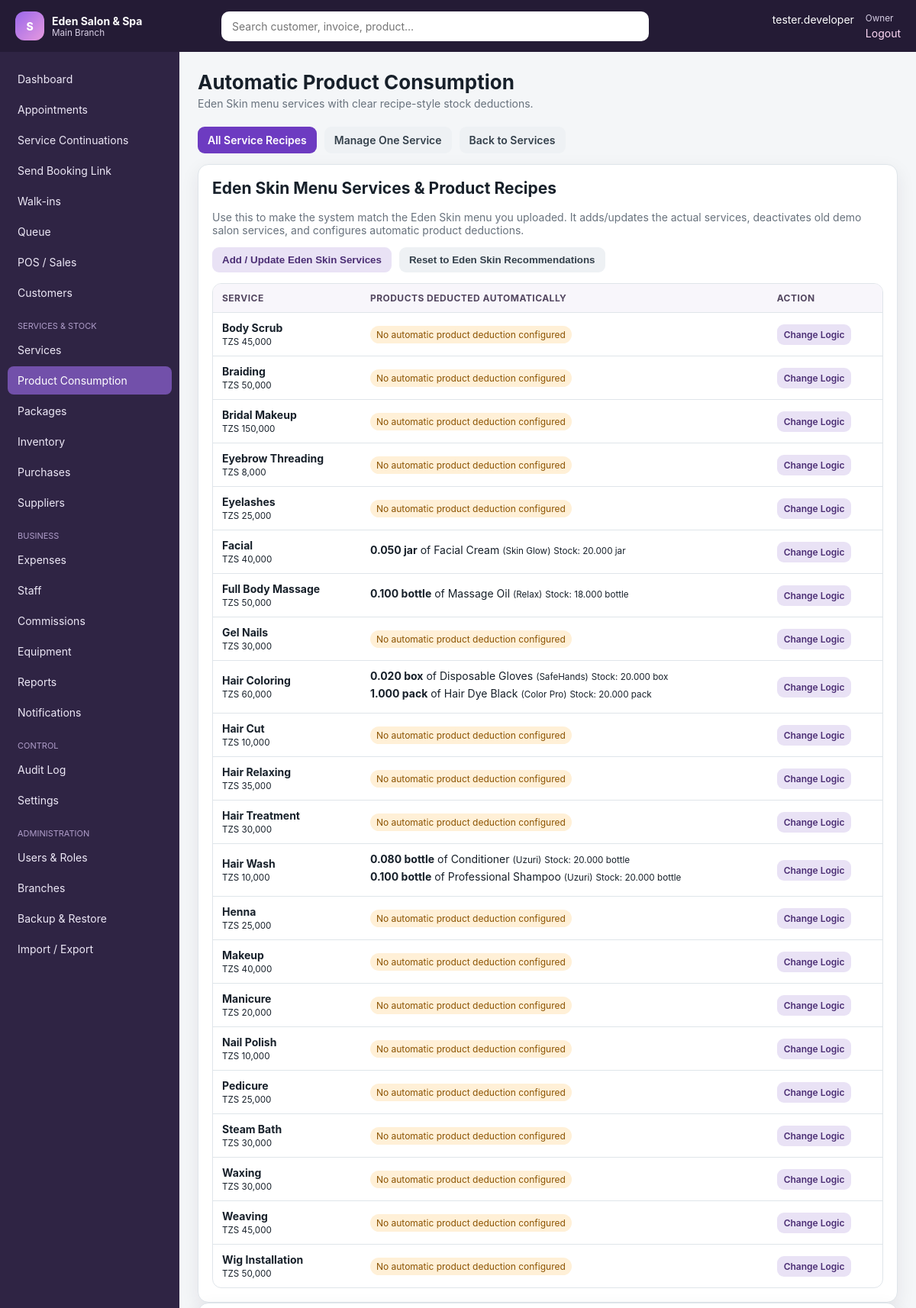
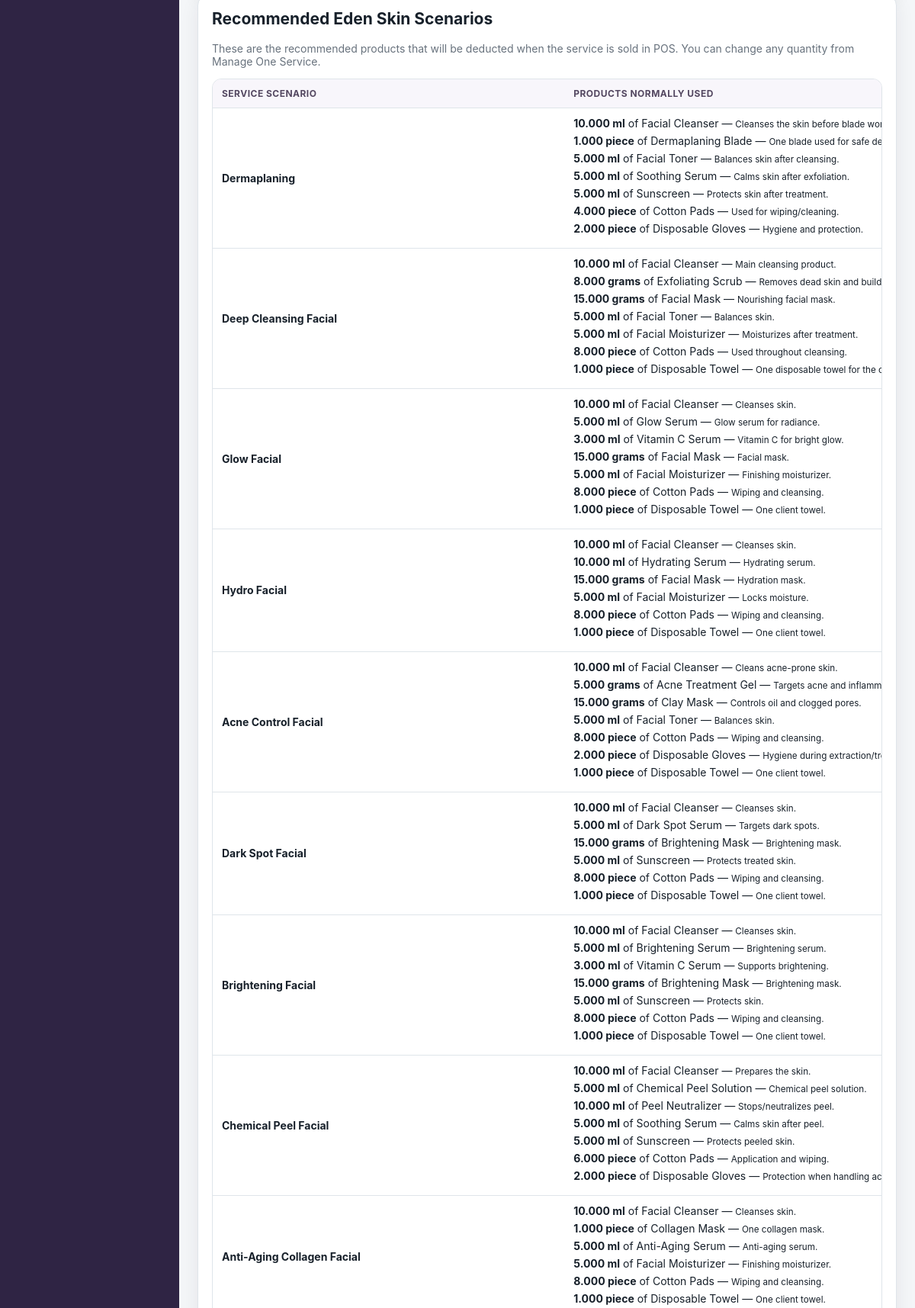
/modules/service_consumption.php (signed in, upper part), run on the app's committed database (2 pictures, top to bottom).
### tables this page shows
CREATE TABLE `settings` (
  `id` int(11) NOT NULL AUTO_INCREMENT,
  `branch_id` int(11) DEFAULT NULL,
  `setting_key` varchar(100) NOT NULL,
  `setting_value` text DEFAULT NULL,
  `setting_group` varchar(80) DEFAULT 'general',
  `updated_by` int(11) DEFAULT NULL,
  `updated_at` datetime DEFAULT current_timestamp() ON UPDATE current_timestamp(),
  PRIMARY KEY (`id`),
  UNIQUE KEY `uniq_setting` (`branch_id`,`setting_key`),
  KEY `updated_by` (`updated_by`),
  CONSTRAINT `settings_ibfk_1` FOREIGN KEY (`branch_id`) REFERENCES `branches` (`id`) ON DELETE CASCADE,
  CONSTRAINT `settings_ibfk_2` FOREIGN KEY (`updated_by`) REFERENCES `users` (`id`) ON DELETE SET NULL
);

CREATE TABLE `users` (
  `id` int(11) NOT NULL AUTO_INCREMENT,
  `branch_id` int(11) NOT NULL,
  `staff_id` int(11) DEFAULT NULL,
  `role_id` int(11) NOT NULL,
  `username` varchar(80) NOT NULL,
  `password_hash` varchar(255) NOT NULL,
  `status` enum('active','inactive','locked') DEFAULT 'active',
  `last_login_at` datetime DEFAULT NULL,
  `created_at` datetime DEFAULT current_timestamp(),
  PRIMARY KEY (`id`),
  UNIQUE KEY `username` (`username`),
  KEY `branch_id` (`branch_id`),
  KEY `staff_id` (`staff_id`),
  KEY `role_id` (`role_id`),
  CONSTRAINT `users_ibfk_1` FOREIGN KEY (`branch_id`) REFERENCES `branches` (`id`),
  CONSTRAINT `users_ibfk_2` FOREIGN KEY (`staff_id`) REFERENCES `staff` (`id`) ON DELETE SET NULL,
  CONSTRAINT `users_ibfk_3` FOREIGN KEY (`role_id`) REFERENCES `roles` (`id`)
);

CREATE TABLE `branches` (
  `id` int(11) NOT NULL AUTO_INCREMENT,
  `business_id` int(11) NOT NULL,
  `name` varchar(120) NOT NULL,
  `code` varchar(20) NOT NULL,
  `phone` varchar(30) DEFAULT NULL,
  `email` varchar(120) DEFAULT NULL,
  `address` varchar(255) DEFAULT NULL,
  `opening_time` time DEFAULT '08:00:00',
  `closing_time` time DEFAULT '20:00:00',
  `status` enum('active','inactive') DEFAULT 'active',
  `created_at` datetime DEFAULT current_timestamp(),
  PRIMARY KEY (`id`),
  UNIQUE KEY `code` (`code`),
  KEY `business_id` (`business_id`),
  CONSTRAINT `branches_ibfk_1` FOREIGN KEY (`business_id`) REFERENCES `businesses` (`id`)
);

CREATE TABLE `staff` (
  `id` int(11) NOT NULL AUTO_INCREMENT,
  `branch_id` int(11) NOT NULL,
  `employee_no` varchar(30) DEFAULT NULL,
  `photo` varchar(255) DEFAULT NULL,
  `full_name` varchar(150) NOT NULL,
  `phone` varchar(30) DEFAULT NULL,
  `email` varchar(120) DEFAULT NULL,
  `gender` enum('Male','Female','Other') DEFAULT 'Female',
  `date_of_birth` date DEFAULT NULL,
  `address` varchar(255) DEFAULT NULL,
  `role_title` varchar(100) DEFAULT NULL,
  `salary` decimal(14,2) DEFAULT 0.00,
  `default_commission_type` enum('percentage','fixed') DEFAULT 'percentage',
  `default_commission_value` decimal(10,2) DEFAULT 0.00,
  `employment_date` date DEFAULT NULL,
  `emergency_contact` varchar(120) DEFAULT NULL,
  `status` enum('active','inactive','terminated') DEFAULT 'active',
  `created_at` datetime DEFAULT current_timestamp(),
  `updated_at` datetime DEFAULT NULL,
  PRIMARY KEY (`id`),
  UNIQUE KEY `employee_no` (`employee_no`),
  KEY `branch_id` (`branch_id`),
  CONSTRAINT `staff_ibfk_1` FOREIGN KEY (`branch_id`) REFERENCES `branches` (`id`)
);

CREATE TABLE `roles` (
  `id` int(11) NOT NULL AUTO_INCREMENT,
  `name` varchar(80) NOT NULL,
  `description` varchar(255) DEFAULT NULL,
  `is_system` tinyint(1) DEFAULT 0,
  `created_at` datetime DEFAULT current_timestamp(),
  PRIMARY KEY (`id`),
  UNIQUE KEY `name` (`name`)
);

CREATE TABLE `services` (
  `id` int(11) NOT NULL AUTO_INCREMENT,
  `branch_id` int(11) NOT NULL,
  `category_id` int(11) DEFAULT NULL,
  `name` varchar(150) NOT NULL,
  `description` text DEFAULT NULL,
  `duration_minutes` int(11) DEFAULT 30,
  `price` decimal(14,2) NOT NULL DEFAULT 0.00,
  `commission_type` enum('none','percentage','fixed') DEFAULT 'percentage',
  `commission_value` decimal(10,2) DEFAULT 0.00,
  `status` enum('active','inactive') DEFAULT 'active',
  `continuation_required` tinyint(1) NOT NULL DEFAULT 0,
  `continuation_after_days` int(11) NOT NULL DEFAULT 0,
  `continuation_service_id` int(11) DEFAULT NULL,
  `continuation_message` text DEFAULT NULL,
  `created_at` datetime DEFAULT current_timestamp(),
  `updated_at` datetime DEFAULT NULL,
  PRIMARY KEY (`id`),
  KEY `branch_id` (`branch_id`),
  KEY `category_id` (`category_id`),
  CONSTRAINT `services_ibfk_1` FOREIGN KEY (`branch_id`) REFERENCES `branches` (`id`),
  CONSTRAINT `services_ibfk_2` FOREIGN KEY (`category_id`) REFERENCES `service_categories` (`id`) ON DELETE SET NULL
);

CREATE TABLE `service_products` (
  `service_id` int(11) NOT NULL,
  `product_id` int(11) NOT NULL,
  `quantity_used` decimal(12,3) NOT NULL DEFAULT 1.000,
  PRIMARY KEY (`service_id`,`product_id`),
  KEY `product_id` (`product_id`),
  CONSTRAINT `service_products_ibfk_1` FOREIGN KEY (`service_id`) REFERENCES `services` (`id`) ON DELETE CASCADE,
  CONSTRAINT `service_products_ibfk_2` FOREIGN KEY (`product_id`) REFERENCES `products` (`id`) ON DELETE CASCADE
);

CREATE TABLE `products` (
  `id` int(11) NOT NULL AUTO_INCREMENT,
  `branch_id` int(11) NOT NULL,
  `category_id` int(11) DEFAULT NULL,
  `supplier_id` int(11) DEFAULT NULL,
  `barcode` varchar(80) DEFAULT NULL,
  `name` varchar(150) NOT NULL,
  `brand` varchar(100) DEFAULT NULL,
  `unit` varchar(30) DEFAULT 'piece',
  `buying_price` decimal(14,2) DEFAULT 0.00,
  `selling_price` decimal(14,2) DEFAULT 0.00,
  `minimum_stock` decimal(12,2) DEFAULT 0.00,
  `expiry_date` date DEFAULT NULL,
  `track_stock` tinyint(1) DEFAULT 1,
  `status` enum('active','inactive') DEFAULT 'active',
  `created_at` datetime DEFAULT current_timestamp(),
  PRIMARY KEY (`id`),
  UNIQUE KEY `uniq_branch_barcode` (`branch_id`,`barcode`),
  KEY `category_id` (`category_id`),
  KEY `supplier_id` (`supplier_id`),
  CONSTRAINT `products_ibfk_1` FOREIGN KEY (`branch_id`) REFERENCES `branches` (`id`),
  CONSTRAINT `products_ibfk_2` FOREIGN KEY (`category_id`) REFERENCES `product_categories` (`id`) ON DELETE SET NULL,
  CONSTRAINT `products_ibfk_3` FOREIGN KEY (`supplier_id`) REFERENCES `suppliers` (`id`) ON DELETE SET NULL
);

### modules/service_consumption.php (the view, shortened to what the rows shown need)
<?php
require_permission('services.manage');
$bid = current_branch_id();
$tab = $_GET['tab'] ?? 'overview';
$services = service_options();
$serviceId = (int) ($_GET['service_id'] ?? 0);
if (!$serviceId && $services) $serviceId = (int) array_key_first($services);
$rows = $serviceId ? all('SELECT sp.*, p.name product, p.unit, p.brand, COALESCE(sl.quantity,0) stock_qty FROM service_products sp JOIN products p ON p.id = sp.product_id LEFT JOIN stock_levels sl ON sl.product_id = p.id AND sl.branch_id = p.branch_id WHERE sp.service_id = ? ORDER BY p.name', [$serviceId]) : [];
$productOptions = product_options();
$recipes = all('SELECT s.id service_id, s.name service_name, s.price service_price, p.name product_name, p.brand, p.unit, sp.quantity_used, COALESCE(sl.quantity,0) stock_qty FROM services s LEFT JOIN service_products sp ON sp.service_id = s.id LEFT JOIN products p ON p.id = sp.product_id LEFT JOIN stock_levels sl ON sl.product_id = p.id AND sl.branch_id = s.branch_id WHERE s.branch_id = ? AND s.status = "active" ORDER BY s.name, p.name', [$bid]);
$recipeMap = [];
foreach ($recipes as $r) {
    $recipeMap[$r['service_id']]['service_name'] = $r['service_name'];
    $recipeMap[$r['service_id']]['service_price'] = $r['service_price'];
    if (!empty($r['product_name'])) $recipeMap[$r['service_id']]['products'][] = $r;
}
$title = 'Automatic Product Consumption';
include dirname(__DIR__) . '/includes/header.php';
?>
<?php if ($tab === 'manage'): ?>
<section class="card">
    <h2>Manage Product Consumption for One Service</h2>
    <p class="muted">This page controls what stock is deducted automatically when a service is sold in POS. Example: 10 ml Facial Cleanser means every sale of that service deducts 10 ml.</p>
    <form method="get" class="toolbar">
        <input type="hidden" name="tab" value="manage"><label>Service</label>
        <select name="service_id" data-autosubmit>
            <?php foreach ($services as $id => $label): ?><option value="<?= e($id) ?>" <?= selected($serviceId, $id) ?>><?= e($label) ?></option><?php endforeach; ?>
        </select>
    </form>
    <form method="post"><?= csrf_field() ?><input type="hidden" name="_action" value="save"><input type="hidden" name="service_id" value="<?= e($serviceId) ?>">
        <div class="table-wrap"><table><thead><tr><th>Product Used by this Service</th><th>Quantity deducted for 1 service</th><th>Current Unit / Stock</th><th></th></tr></thead><tbody id="lines">
            <?php $init = $rows ?: [['product_id'=>'','quantity_used'=>'','unit'=>'','stock_qty'=>'']]; ?>
            <?php foreach ($init as $r): ?><tr><td><select name="product_id[]"><option value="">Select product</option><?php foreach ($productOptions as $pid => $label): ?><option value="<?= e($pid) ?>" <?= selected($r['product_id'] ?? '', $pid) ?>><?= e($label) ?></option><?php endforeach; ?></select></td><td><input type="number" step="0.001" min="0" name="quantity_used[]" value="<?= e($r['quantity_used'] ?? '') ?>" placeholder="Example 10 ml or 1 piece"></td><td><?= e(($r['unit'] ?? '') ? (($r['stock_qty'] ?? 0) . ' ' . $r['unit']) : 'Choose product') ?></td><td><button type="button" class="btn small danger" onclick="this.closest('tr').remove()">Remove</button></td></tr><?php endforeach; ?>
        </tbody></table></div>
        <button type="button" class="btn secondary" onclick="addLine()">+ Add Product</button> <button class="btn">Save Consumption Logic</button>
    </form>
</section>
<section class="card"><h2>How to read the numbers</h2><div class="grid cols-3"><div><strong>1 piece</strong><br><span class="muted">One full item is deducted, like one towel, blade, mask, or cartridge.</span></div><div><strong>10 ml / 15 grams</strong><br><span class="muted">A measured amount of liquid or cream is deducted. This is clearer than 0.100 bottle.</span></div><div><strong>3-session program</strong><br><span class="muted">Program services deduct the total expected products for all sessions included.</span></div></div></section>
<script>
function addLine(){
    const html = `<tr><td><select name="product_id[]"><option value="">Select product</option><?php foreach ($productOptions as $pid => $label): ?><option value="<?= e($pid) ?>"><?= e($label) ?></option><?php endforeach; ?></select></td><td><input type="number" step="0.001" min="0" name="quantity_used[]" placeholder="Example 10 or 1"></td><td>Choose product</td><td><button type="button" class="btn small danger" onclick="this.closest('tr').remove()">Remove</button></td></tr>`;
    document.querySelector('#lines').insertAdjacentHTML('beforeend', html);
}
</script>
<?php else: ?>
<section class="card">
    <h2>Eden Skin Menu Services & Product Recipes</h2>
    <div class="table-wrap"><table><thead><tr><th>Service</th><th>Products deducted automatically</th><th>Action</th></tr></thead><tbody>
        <?php foreach ($recipeMap as $sid => $data): ?><tr><td><strong><?= e($data['service_name']) ?></strong><br><small><?= money($data['service_price']) ?></small></td><td><?php if (!empty($data['products'])): ?><?php foreach ($data['products'] as $p): ?><div style="margin-bottom:6px"><strong><?= e(number_format((float)$p['quantity_used'], 3)) ?> <?= e($p['unit']) ?></strong> of <?= e($p['product_name']) ?> <?= $p['brand'] ? '<small>(' . e($p['brand']) . ')</small>' : '' ?> <small>Stock: <?= e(number_format((float)$p['stock_qty'], 3)) ?> <?= e($p['unit']) ?></small></div><?php endforeach; ?><?php else: ?><span class="badge orange">No automatic product deduction configured</span><?php endif; ?></td><td><a class="btn small secondary" href="?tab=manage&service_id=<?= e($sid) ?>">Change Logic</a></td></tr><?php endforeach; ?>
    </tbody></table></div>
</section>
<section class="card"><h2>Recommended Eden Skin Scenarios</h2><div class="table-wrap"><table><thead><tr><th>Service Scenario</th><th>Products normally used</th></tr></thead></table></div></section>
<?php endif; ?>
<?php include dirname(__DIR__) . '/includes/footer.php'; ?>

### includes/header.php (shortened to what the rows shown need)
<?php
require_login(); $u=current_user(); $title=$title??'Dashboard';
function nav_file_available(string $href): bool {
    return is_file(dirname(__DIR__).'/'.ltrim($href,'/'));
}
$hasSearch=nav_file_available('modules/search.php');
?><!doctype html><html lang="en"><head><link rel="stylesheet" href="<?=url('assets/css/app.css')?>"></head><body>
<header class="topbar"><button class="menu-btn" data-toggle-menu>☰</button><div class="brand"><span class="brand-mark">S</span><div><strong><?=e(setting('business_name',app_config()['app']['name']))?></strong><small><?=e($u['branch_name']??'Main Branch')?></small></div></div><?php if($hasSearch):?><form class="global-search" action="<?=url('modules/search.php')?>"><input name="q" placeholder="Search customer, invoice, product…"></form><?php else:?><div class="global-search"></div><?php endif;?><div class="userbox"><span><?=e($u['staff_name']?:$u['username'])?></span><small><?=e($u['role_name'])?></small><a href="<?=url('logout.php')?>">Logout</a></div></header>
<div class="layout"><main class="content"><div class="page-head"><div><h1><?=e($title)?></h1></div></div>

### data on the page
settings: setting_value "Eden Salon & Spa"
users: branch.name "Main Branch", staff.full_name "tester.developer", role.name "Owner"
services: name "Body Scrub", price "TZS 45,000", shows "No automatic product deduction configured"
services: name "Braiding", price "TZS 50,000", shows "No automatic product deduction configured"
services: name "Bridal Makeup", price "TZS 150,000", shows "No automatic product deduction configured"
services: name "Eyebrow Threading", price "TZS 8,000", shows "No automatic product deduction configured"
services: name "Eyelashes", price "TZS 25,000", shows "No automatic product deduction configured"
service_products: service.name "Facial", service.price "TZS 40,000", quantity_used "0.050", product.unit "jar", product.name "Facial Cream", product.brand "Skin Glow", stock_qty "20.000"
service_products: service.name "Full Body Massage", service.price "TZS 50,000", quantity_used "0.100", product.unit "bottle", product.name "Massage Oil", product.brand "Relax", stock_qty "18.000"
services: name "Gel Nails", price "TZS 30,000", shows "No automatic product deduction configured"
service_products: quantity_used "0.020", product.unit "box", product.name "Disposable Gloves", product.brand "SafeHands", stock_qty "20.000"
service_products: quantity_used "1.000", product.unit "pack", product.name "Hair Dye Black", product.brand "Color Pro", stock_qty "20.000"
services: name "Hair Cut", price "TZS 10,000", shows "No automatic product deduction configured"
services: name "Hair Relaxing", price "TZS 35,000", shows "No automatic product deduction configured"
services: name "Hair Treatment", price "TZS 30,000", shows "No automatic product deduction configured"
service_products: quantity_used "0.080", product.unit "bottle", product.name "Conditioner", product.brand "Uzuri", stock_qty "20.000"
service_products: quantity_used "0.100", product.unit "bottle", product.name "Professional Shampoo", product.brand "Uzuri", stock_qty "20.000"
services: name "Henna", price "TZS 25,000", shows "No automatic product deduction configured"
services: name "Makeup", price "TZS 40,000", shows "No automatic product deduction configured"
services: name "Manicure", price "TZS 20,000", shows "No automatic product deduction configured"
services: name "Nail Polish", price "TZS 10,000", shows "No automatic product deduction configured"
services: name "Pedicure", price "TZS 25,000", shows "No automatic product deduction configured"
services: name "Steam Bath", price "TZS 30,000", shows "No automatic product deduction configured"
services: name "Waxing", price "TZS 30,000", shows "No automatic product deduction configured"
services: name "Weaving", price "TZS 45,000", shows "No automatic product deduction configured"
services: name "Wig Installation", price "TZS 50,000", shows "No automatic product deduction configured"

### other printed values
$label "Dashboard"
$label "Appointments"
$label "Service Continuations"
$label "Send Booking Link"
$label "Walk-ins"
$label "Queue"
$label "POS / Sales"
$label "Customers"
$group "SERVICES & STOCK"
$label "Services"
$label "Product Consumption"
$label "Packages"
$label "Inventory"
$label "Purchases"
$label "Suppliers"
